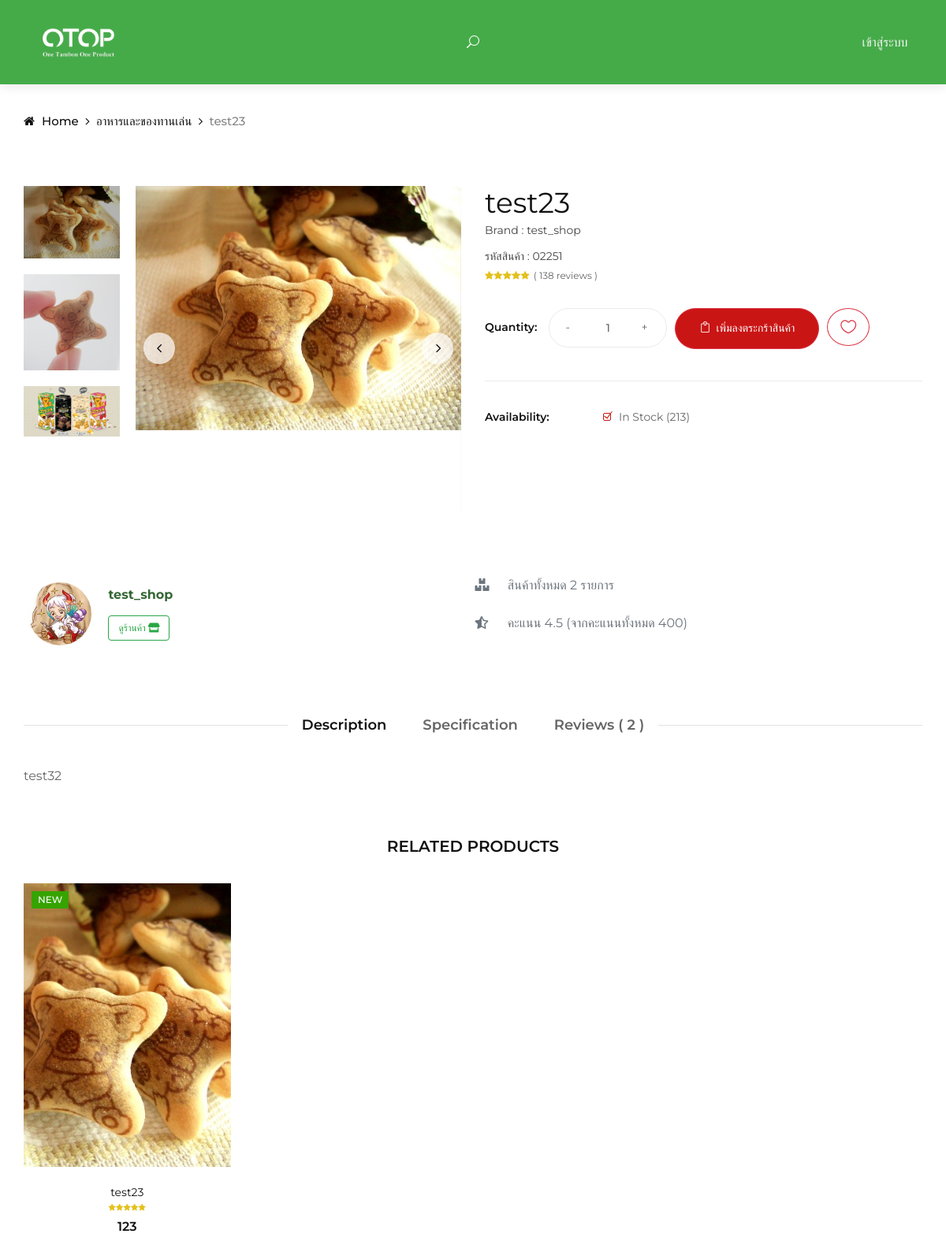
Page /views/Customer/product_detail/product-details.php?product_id=1 on the committed database.
### tables this page shows
CREATE TABLE `product` (
  `product_id` int(11) NOT NULL,
  `product_number` varchar(20) NOT NULL,
  `product_name` varchar(255) NOT NULL,
  `product_description` text NOT NULL,
  `product_specification` text NOT NULL,
  `product_type` int(11) NOT NULL,
  `price` double NOT NULL,
  `shipping_cost` double NOT NULL,
  `stock` int(11) NOT NULL,
  `shop_id` int(11) NOT NULL,
  `delivery_type` int(11) NOT NULL,
  `profile_product` varchar(90) DEFAULT NULL,
  `picture` varchar(90) DEFAULT NULL,
  `qrcode` varchar(50) DEFAULT NULL,
  `modify` int(11) DEFAULT NULL
);

CREATE TABLE `product_type` (
  `id` int(11) NOT NULL,
  `type` varchar(50) NOT NULL,
  `type_eng` varchar(150) NOT NULL
);

### dbConnect.php (called while the page is built, shortened)
<?php
function connectDB()
{
    $servername = "localhost";
    $username = "root";
    $password = "";
    try {
        $conn = new PDO("mysql:host=$servername;dbname=otop_shop;charset=utf8", $username, $password);
        $conn->setAttribute(PDO::ATTR_ERRMODE, PDO::ERRMODE_EXCEPTION);
        return $conn;
    } catch (PDOException $e) {
        return "Connection failed: " . $e->getMessage();
    }
}
function selectData($str)
{
    $myConDB = connectDB();
    try {
        $stmt = $myConDB->prepare($str);
        $stmt->execute();
        $num = 0;
        while ($result = $stmt->fetch(PDO::FETCH_ASSOC)) {
            $num++;
            foreach ($result as $key => $value) {
                $data[$num][$key] = $value;
            }
        }
        $data[0]['numrow'] = $num;
        return $data;
    } catch (PDOException $e) {
        $conn = null;
        return "Error: " . $e->getMessage();
    }
}
?>

### query/query.php (called while the page is built, shortened)
<?php
include_once("../../../dbConnect.php");
function getProductDetail($product_id)
{
    $sql = "SELECT * FROM `product`
                    INNER JOIN `product_type` ON `product`.`product_type` = `product_type`.`id`
                    INNER JOIN `seller-list` ON `product`.`shop_id` = `seller-list`.`shop_id`
            WHERE `product`.`product_id` = '$product_id'";
    $DATA = selectData($sql);
    return $DATA;
}
function getProductByShopID($shop_id)
{
    $sql = "SELECT * FROM `product`
                    INNER JOIN `product_type` ON `product`.`product_type` = `product_type`.`id`
                    INNER JOIN `seller-list` ON `product`.`shop_id` = `seller-list`.`shop_id`
            WHERE `seller-list`.`shop_id` = '$shop_id'";
    $DATA = selectData($sql);
    return $DATA;
}
function getRelateProducts($product_type)
{
    $sql = "SELECT * FROM `product`
                    INNER JOIN `product_type` ON `product`.`product_type` = `product_type`.`id`
                    INNER JOIN `seller-list` ON `product`.`shop_id` = `seller-list`.`shop_id`
            WHERE `product`.`product_type` = '$product_type' ORDER BY RAND()";
    $DATA = selectData($sql);
    return $DATA;
}

### views/Customer/product_detail/product-details.php (the view, shortened to what this page needs)
<!DOCTYPE html>
<html lang="en">
<?php
include_once("../../../query/query.php");
$product_id = $_GET['product_id'];
$PRODUCT_DETAIL = getProductDetail($product_id);
$SALER_PRODUCT = getProductByShopID($product_id);
$RELATIVE_PRODUCT = getRelateProducts($PRODUCT_DETAIL[1]['product_type']);
?>
<head>
</head>
<body>
    <?php include_once("../layout/navbar.php"); ?>
    <div class="breadcrumb-option">
        <div class="container">
            <div class="row">
                <div class="col-lg-12">
                    <div class="breadcrumb__links">
                        <a href="../../../index.php"><i class="fa fa-home"></i> Home</a>
                        <a href="<?php echo "../shop/shop.php?type_id=" . $PRODUCT_DETAIL[1]['id'] ?>"><?php echo $PRODUCT_DETAIL[1]['type'] ?></a>
                        <span><?php echo $PRODUCT_DETAIL[1]['product_name'] ?></span>
                    </div>
                </div>
            </div>
        </div>
    </div>
    <section class="product-details spad">
        <div class="container">
            <div class="row">
                <div class="col-lg-6">
                    <div class="product__details__pic">
                        <div class="product__details__pic__left product__thumb nice-scroll" style="height: 420px;">
                            <a class="pt active" href="#product-1">
                                <img src="<?php echo "../../../img/product/profile/" . $PRODUCT_DETAIL[1]["profile_product"] ?>" alt="" style="object-fit: cover;">
                            </a>
                            <?php
                            $PICTURE_PRODUCT = array_diff(scandir("../../../img/product/" . $PRODUCT_DETAIL[1]["product_id"]), array('..', '.'));
                            for ($i = 0; $i < count($PICTURE_PRODUCT); $i++) {
                                $num = $i + 2;
                            ?>
                                <a class="pt" href="<?php echo '#product-' . $num  ?>">
                                    <img src="<?php echo '../../../img/product/' . trim($PRODUCT_DETAIL[1]["picture"], " ") . $i . ".png"  ?>" alt="">
                                </a>
                            <?php
                            }
                            ?>
                        </div>
                        <div class="product__details__slider__content" style="height: 420px;">
                            <div class="product__details__pic__slider owl-carousel">
                                <img data-hash="product-1" class="product__big__img" src="<?php echo "../../../img/product/profile/" . $PRODUCT_DETAIL[1]["profile_product"] ?>" alt="">
                            </div>
                        </div>
                    </div>
                </div>
                <div class="col-lg-6">
                    <div class="product__details__text">
                        <h2><?php echo $PRODUCT_DETAIL[1]["product_name"]; ?></h2>
                        <h3>
                            <span><?php echo "Brand : " . $PRODUCT_DETAIL[1]["shop_name"]; ?></span>
                        </h3>
                        <span style="font-size: 14px; color: #444444;"><?php echo "รหัสสินค้า : " . $PRODUCT_DETAIL[1]["product_number"]; ?> </span>
                        <br>
                        <div class="rating">
                            <i class="fa fa-star"></i>
                            <i class="fa fa-star"></i>
                            <i class="fa fa-star"></i>
                            <i class="fa fa-star"></i>
                            <i class="fa fa-star"></i>
                            <span>( 138 reviews )</span>
                        </div>
                        <div class="product__details__button">
                            <div class="quantity">
                                <span>Quantity:</span>
                                <div class="pro-qty">
                                    <input type="text" id="quantity" name="quantity" value="1">
                                </div>
                            </div>
                            <button class="cart-btn  btn btn-danger" id="addToCart" onclick="addToCart('<?php echo $PRODUCT_DETAIL[1]['product_id']; ?>','<?php echo $PRODUCT_DETAIL[1]['shop_id'] ?>')">
                                <span class="icon_bag_alt">&nbsp;&nbsp;เพิ่มลงตระกร้าสินค้า</span>
                            </button>
                            <?php
                            if (isset($FAVOURITE[1]["product_id"]) && isset($FAVOURITE[1]["uid"])) {
                            ?>
                                <button class="btn btn-danger btn-lg rounded-circle" id="favourtie" onclick="favouriteP('<?php echo $PRODUCT_DETAIL[1]['product_id']; ?>')">
                                    <span class="icon_heart_alt"></span>
                                </button>
                            <?php
                            } else {
                            ?>
                                <button class="btn btn-outline-danger btn-lg rounded-circle" id="favourtie" onclick="favouriteP('<?php echo $PRODUCT_DETAIL[1]['product_id']; ?>')">
                                    <span class="icon_heart_alt"></span>
                                </button>
                            <?php
                            }
                            ?>
                        </div>
                        <div class="product__details__widget">
                            <ul>
                                <li>
                                    <span>Availability:</span>
                                    <div class="stock__checkbox">
                                        <label for="stockin">
                                            In Stock
                                            <?php
                                            if ($PRODUCT_DETAIL[1]['stock'] > 0) {
                                                echo '<input type="checkbox" id="stockin" checked disabled="true"> (' . $PRODUCT_DETAIL[1]['stock'] . ')';
                                            } else {
                                                echo '<input type="checkbox" id="stockin" disabled="true">';
                                            }
                                            ?>
                                            <span class="checkmark"></span>
                                        </label>
                                    </div>
                                </li>
                            </ul>
                        </div>
                    </div>
                </div>
                <div class="col-lg-12" style="margin-top: 75px; padding-left: 30px;">
                    <div class="row">
                        <div class="col-md-2 d-flex align-items-center d-flex justify-content-center" style="padding: 0px; width: 85px; flex: 0 0 8%;">
                            <img src="<?php echo "../../../img/profile/saler/" . $PRODUCT_DETAIL[1]["profile_shop"] ?>" class="rounded-circle" width="80" height="80" />
                        </div>
                        <div class="col-md-4 align-self-center" style="padding: 0px;">
                            <div class="col-md-12 d-flex justify-content-start">
                                <span class="font-weight-bold mb-0 h6 align-self-center" id="shop-name" style="margin-right: 25px; color: #336633;"><?php echo $PRODUCT_DETAIL[1]['shop_name']; ?></span>
                            </div>
                            <div class="col-md-12 mt-3">
                                <a href="<?php echo "../profile-shop/profile-shop.php?shop_id=" . $PRODUCT_DETAIL[1]['shop_id'] ?>">
                                    <button type="button" class="btn btn-outline-success" style="font-size: 12px;">ดูร้านค้า <i class="fas fa-store"></i></button>
                                </a>
                            </div>
                        </div>
                        <div class="col-md-6" style="padding: 0px; padding-left: 80px;">
                            <div class="col-md-12 text-muted">
                                <div class="row mb-4">
                                    <div class="col-md-1">
                                        <i class="fas fa-boxes"></i>
                                    </div>
                                    <div class="col-md-10">
                                        <?php echo '<span>สินค้าทั้งหมด ' . $SALER_PRODUCT[0]["numrow"] . ' รายการ</span>'; ?>
                                    </div>
                                </div>
                                <div class="row mb-4">
                                    <div class="col-md-1">
                                        <i class="fas fa-star-half-alt"></i>
                                    </div>
                                    <div class="col-md-10">
                                        <span>คะแนน 4.5 (จากคะแนนทั้งหมด 400)</span>
                                    </div>
                                </div>
                            </div>
                        </div>
                    </div>
                </div>
                <div class="col-lg-12">
                    <div class="product__details__tab">
                        <ul class="nav nav-tabs" role="tablist">
                            <li class="nav-item">
                                <a class="nav-link active" data-toggle="tab" href="#tabs-1" role="tab">Description</a>
                            </li>
                            <li class="nav-item">
                                <a class="nav-link" data-toggle="tab" href="#tabs-2" role="tab">Specification</a>
                            </li>
                            <li class="nav-item">
                                <a class="nav-link" data-toggle="tab" href="#tabs-3" role="tab">Reviews ( 2 )</a>
                            </li>
                        </ul>
                        <div class="tab-content">
                            <div class="tab-pane active" id="tabs-1" role="tabpanel">
                                <p style="font-size: 16px;">
                                    <?php echo  $PRODUCT_DETAIL[1]['product_description'] ?>
                                </p>
                            </div>
                        </div>
                    </div>
                    <div class="row">
                        <div class="col-lg-12 text-center">
                            <div class="related__title">
                                <h5>RELATED PRODUCTS</h5>
                            </div>
                        </div>
                        <?php
                        for ($i = 1; $i < count($RELATIVE_PRODUCT) && $i < 5; $i++) {
                        ?>
                            <div class="col-lg-3 col-md-4 col-sm-6">
                                <div class="product__item">
                                    <div class="product__item__pic set-bg" data-setbg="<?php echo "../../../img/product/profile/" . $RELATIVE_PRODUCT[$i]["profile_product"] ?>">
                                        <div class="label new">New</div>
                                        <ul class="product__hover">
                                        </ul>
                                    </div>
                                    <div class="product__item__text">
                                        <h6><a href="<?php echo "../product_detail/product-details.php?product_id=" . $RELATIVE_PRODUCT[$i]['product_id'] ?>"><?php echo $RELATIVE_PRODUCT[$i]['product_name'] ?></a></h6>
                                        <div class="rating">
                                            <i class="fa fa-star"></i>
                                            <i class="fa fa-star"></i>
                                            <i class="fa fa-star"></i>
                                            <i class="fa fa-star"></i>
                                            <i class="fa fa-star"></i>
                                        </div>
                                        <div class="product__price"><?php echo $RELATIVE_PRODUCT[$i]['price'] ?></div>
                                    </div>
                                </div>
                            </div>
                        <?php
                        }
                        ?>
                    </div>
                </div>
            </div>
        </div>
    </section>
</body>
</html>

### rows in the picture
product: product_type.type "อาหารและของทานเล่น", product_name "test23", profile_product (picture), shop.shop_name "test_shop", product_number "02251", stock "213", shop.profile_shop (picture), product_description "test32", price "123"

### other values in the picture
$SALER_PRODUCT[0]["numrow"] "2"
